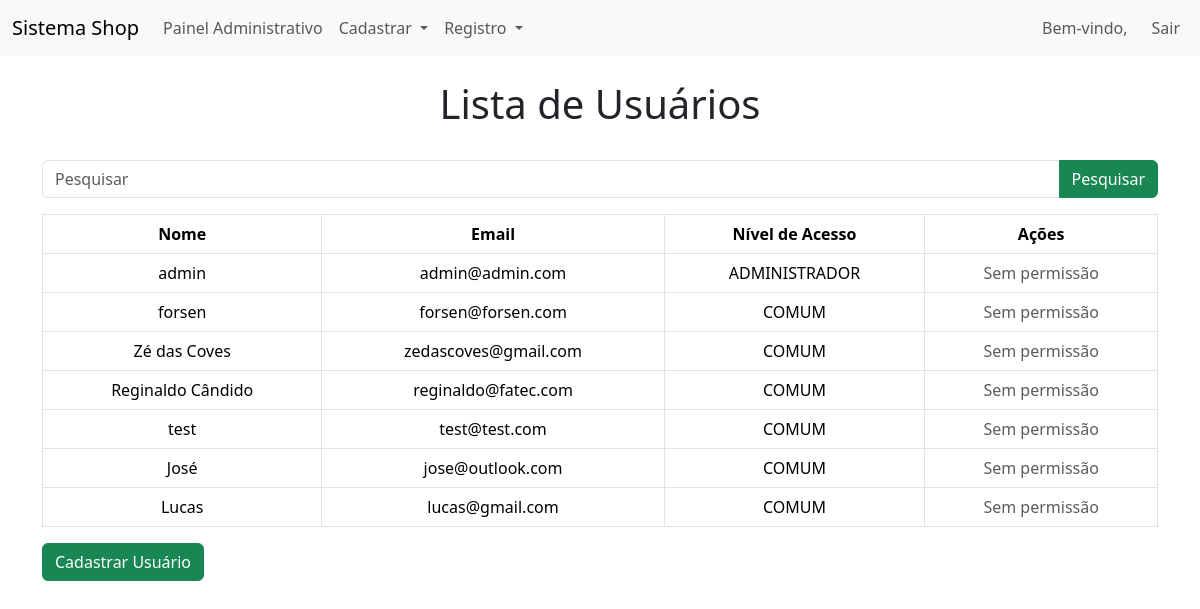
The app's page /lista_usuarios.php with its own data.
### tables this page shows
CREATE TABLE usuarios (
    id INT AUTO_INCREMENT PRIMARY KEY,
    nome VARCHAR(100) NOT NULL,
    email VARCHAR(100) NOT NULL UNIQUE,
    senha VARCHAR(255) NOT NULL,
    nivel_acesso VARCHAR(255) NOT NULL
);

### lista_usuarios.php (the view, shortened to what this page needs)
<?php
include 'conexao.php';
include 'menu.php';
$usuarios = $conn->query("SELECT * FROM usuarios")->fetchAll(PDO::FETCH_ASSOC);
?>
<!DOCTYPE html>
<html lang="pt-br">
<head>
    <link href="https://cdn.jsdelivr.net/npm/bootstrap@5.3.3/dist/css/bootstrap.min.css" rel="stylesheet"
>
</head>
<body>
    <div class="container">
        <h1 class="text-center mt-4">Lista de Usuários</h1><br>
        <form style="all: unset;" action="" method="get">
            <div class="input-group mb-3">
                <input type="search" name="pesquisar" value="<?php if (isset($_GET['pesquisar'])) echo $_GET['pesquisar']; ?>" class="form-control" placeholder="Pesquisar">
                <button type="submit" class="btn btn-success">Pesquisar</button>
            </div>
        </form>
        <table class="table table-bordered table-hover">
            <thead>
                <tr>
                    <th>Nome</th>
                    <th>Email</th>
                    <th>Nível de Acesso</th>
                    <th>Ações</th>
                </tr>
            </thead>
            <tbody>
                <?php foreach ($usuarios as $usuario): ?>
                    <tr>
                        <td><?= htmlspecialchars($usuario['nome']) ?></td>
                        <td><?= htmlspecialchars($usuario['email']) ?></td>
                        <td><?= htmlspecialchars($usuario['nivel_acesso']) ?></td>
                        <td>
                            <?php if ($usuario['id'] == 1): ?>
                                <span class="text-muted">Sem permissão</span>
                            <?php else: ?>
                                <?php if ($_SESSION['nivel_acesso'] === 'ADMINISTRADOR'): ?>
                                    <a href="editar_usuario.php?id=<?= $usuario['id'] ?>" class="btn btn-warning">Editar</a>
                                    <a href="excluir_usuario.php?id=<?= $usuario['id'] ?>" class="btn btn-danger" onclick="return confirm('A exclusão é permanente! Tem certeza disso?')">Excluir</a>
                                <?php else: ?>
                                    <span class="text-muted">Sem permissão</span>
                                <?php endif; ?>
                            <?php endif; ?>
                        </td>
                    </tr>
                <?php endforeach; ?>
            </tbody>
        </table>
        <a href="cadastro_usuario.php" class="btn btn-success mb-3">Cadastrar Usuário</a>
    </div>
</body>
</html>

### styles/main.css (style rules this page uses)
thead { text-align: center; }

### lista_usuarios.php (style rules this page uses)
tr { text-align: center; }

### records on screen
usuarios: nome "admin", email "admin@admin.com", nivel_acesso "ADMINISTRADOR", shows "Sem permissão"
usuarios: nome "forsen", email "forsen@forsen.com", nivel_acesso "COMUM", shows "Sem permissão"
usuarios: nome "Zé das Coves", email "zedascoves@gmail.com", nivel_acesso "COMUM", shows "Sem permissão"
usuarios: nome "Reginaldo Cândido", email "reginaldo@fatec.com", nivel_acesso "COMUM", shows "Sem permissão"
usuarios: nome "test", email "test@test.com", nivel_acesso "COMUM", shows "Sem permissão"
usuarios: nome "José", email "jose@outlook.com", nivel_acesso "COMUM", shows "Sem permissão"
usuarios: nome "Lucas", email "lucas@gmail.com", nivel_acesso "COMUM", shows "Sem permissão"
